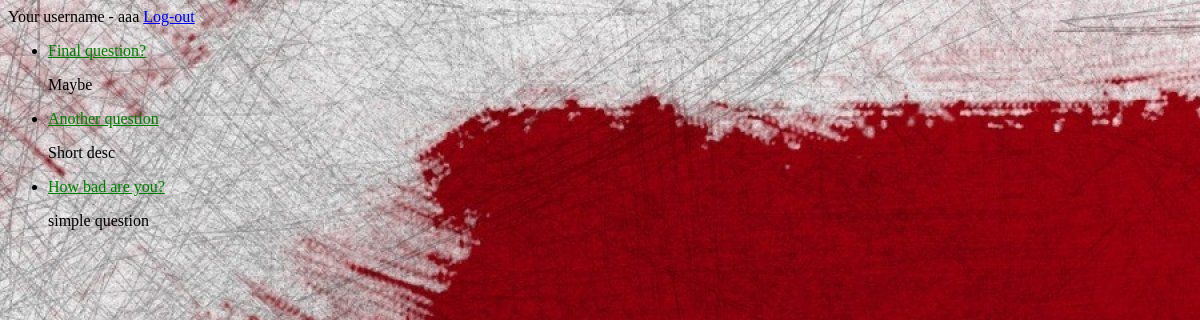
Page /polls/ (signed in) on the committed database.
### polls/models.py (models this page shows, shortened)
class Question(models.Model):
    question_text = models.CharField(max_length=200)
    pub_date = models.DateTimeField('date published')
    short_desc = models.CharField(max_length=200, null=True)
    long_desc = models.CharField(max_length=500, null=True)
    total_votes = models.IntegerField(default=0)
    def showable(self):
        return timezone.now() - self.pub_date < datetime.timedelta(days=1)
    def was_published_recently(self):
        now = timezone.now()
        return now - datetime.timedelta(days=1) <= self.pub_date <= now
    was_published_recently.admin_order_field = 'pub_date'
    was_published_recently.boolean = True
    was_published_recently.short_description = 'Published recently?'

### polls/views.py (the view)
# urls.py: path('', views.IndexView.as_view(), name='index'),
class IndexView(LoginRequiredMixin, generic.ListView):
    login_url = '/polls/login/'
    template_name = 'polls/index.html'
    context_object_name = 'latest_question_list'
    def get_queryset(self):
        return Question.objects.filter(
            pub_date__lte=timezone.now()
        ).order_by('-pub_date')[:5]

### polls/templates/polls/index.html
{% load static %}
<link rel="stylesheet" type="text/css" href="{% static 'polls/style.css' %}">
<p>Your username - {{ user }}  <a href="{% url 'polls:logout_view' %}">Log-out</a></p>
{% if latest_question_list %}
    <ul>
    {% for question in latest_question_list %}
        {% if question.showable %}
            <li><a href="{%url 'polls:detail' question.id %}">{{ question.question_text }}</a><br>
            <p>{{ question.short_desc }}</p></li>
        {% endif %}
    {% endfor %}
    </ul>
{% else %}
    <p>No polls are available.</p>
{% endif %}

### polls/static/polls/style.css (style rules this page uses)
li a { color: green; }

### rows in the picture
Question: question_text "Final question?", short_desc "Maybe"
Question: question_text "Another question", short_desc "Short desc"
Question: question_text "How bad are you?", short_desc "simple question"

### other values in the picture
{{ user }} "aaa"
